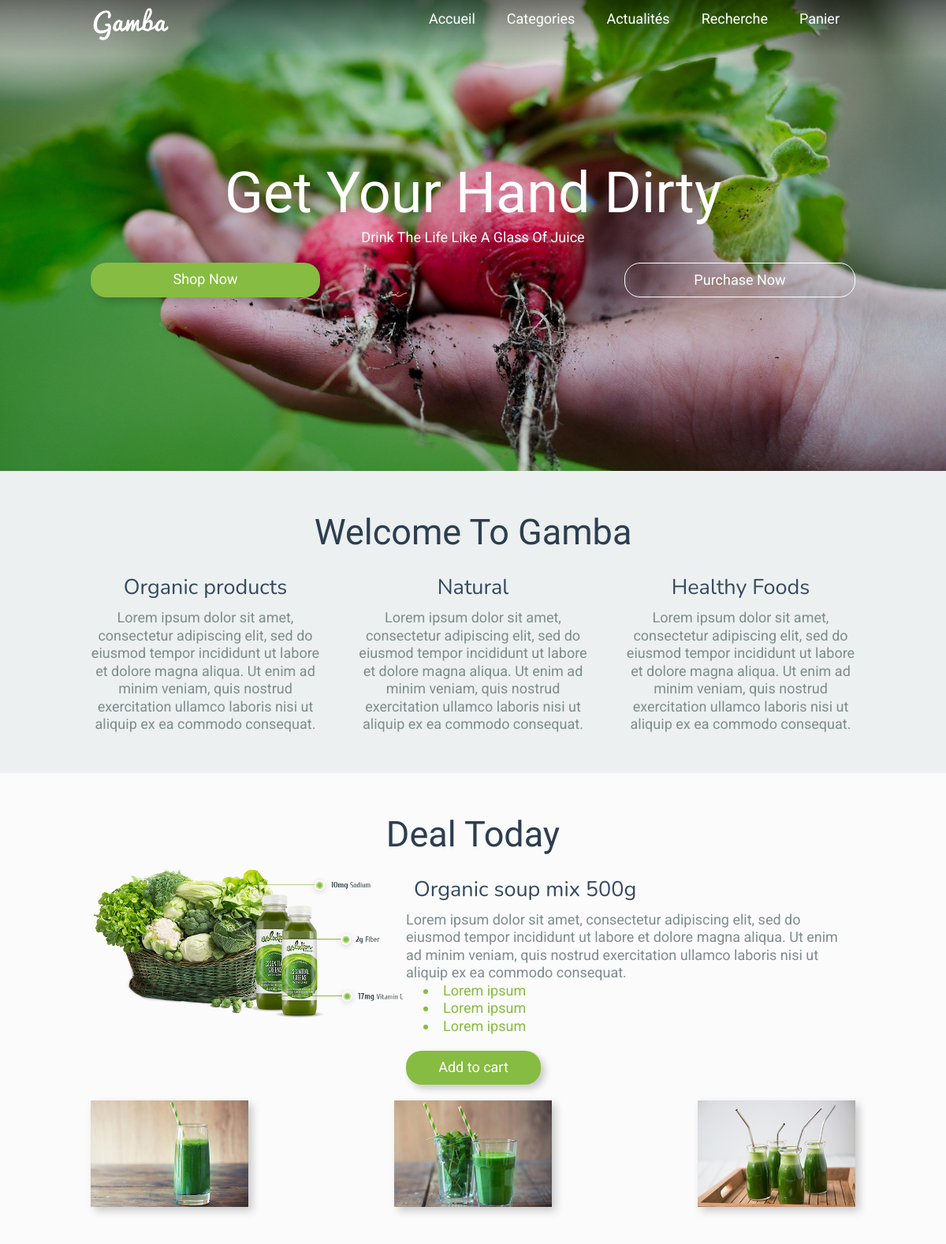
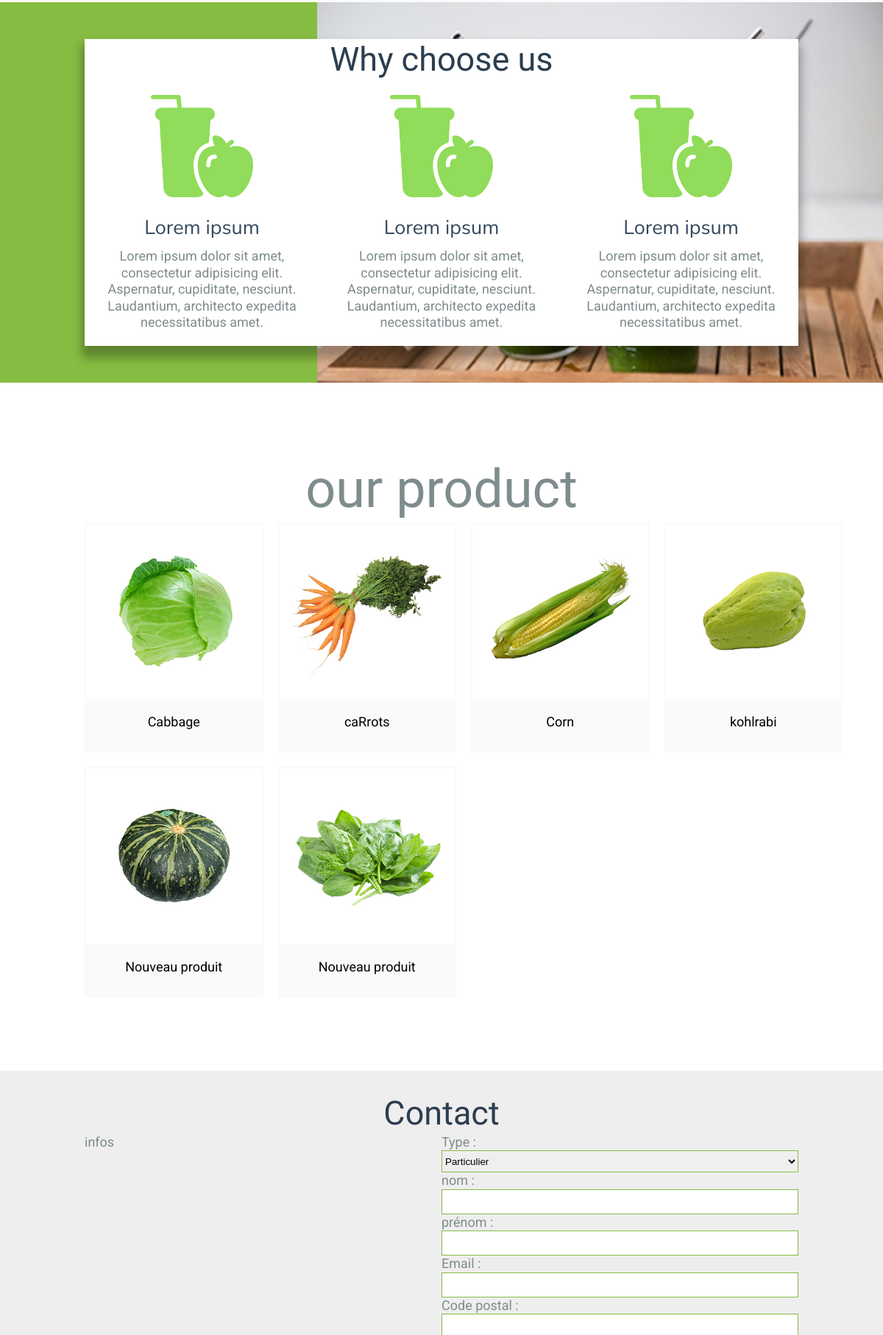
The page / (upper part) on the database its author committed (2 pictures, top to bottom).
### tables this page shows
CREATE TABLE `produits` (
  `id_produit` int(11) NOT NULL,
  `nom_produit` varchar(50) NOT NULL,
  `desc_produit` text NOT NULL,
  `sous_titre_produit` varchar(50) NOT NULL,
  `id_cat_produit` int(11) DEFAULT NULL
);

### controllers/produits.php (called while the page is built)
<?php
    $produits = all("produits");
    require("views/produits.php");
?>

### controllers/page_accueil.php (called while the page is built, shortened)
<?php
require("views/page_accueil.php");
?>

### core/bdd.php (called while the page is built, shortened)
<?php
    function all($table){
        $db =   $GLOBALS["db"];
        $sql = "SELECT * FROM $table";
        $rst = $db->query($sql);
        return $rst->fetchAll(PDO::FETCH_ASSOC);
    }
?>

### views/produits.php (the view, shortened to what this page needs)
<div id="products">
	<div class="container">
		<h1>our product</h1>
		<div id="listprod">
			<?php
			foreach($produits as $key => $produit){
				$id = $produit["id_produit"];
				$nom = $produit["nom_produit"];
			?>
				<a href="?p=produit&id=<?php echo $id ?>" class="prod">
					<img src="products/<?php echo $id ?>.jpg" alt="">
					<span>
						<?php echo $nom ?>
					</span>
				</a>
			<?php }
			?>
		</div>
	</div>
</div>

### styles/styles.css (style rules this page uses)
body { font-family: 'Roboto', sans-serif; font-size:18px; color:#7f8c8d; line-height:1.25em; }
a { color:inherit; text-decoration: none; }
h1 { font-family: 'Indie Flower', cursive; font-size:4em; text-align: center; line-height:1.25em; }
.container { width: 970px; margin:auto; }
#products { padding: 100px 0px; }
#listprod { display: grid; grid-template-columns:25% 25% 25% 25%; grid-gap: 20px; }
.prod { display: flex; flex-direction: column; border:2px solid #fafafa; color: #000; text-align: center; text-decoration: none; transition: box-shadow ease-in-out 0.3s; }
.prod>img { width: 100%; }
.prod>span { background: #fafafa; height: 50px; padding: 20px 0px 0px 0px; transition: background ease-in-out 0.3s; }

### rows shown on the page
produits: shows a picture, nom_produit "Cabbage"
produits: shows a picture, nom_produit "caRrots"
produits: shows a picture, nom_produit "Corn"
produits: shows a picture, nom_produit "kohlrabi"
produits: shows a picture, nom_produit "Nouveau produit"
produits: shows a picture, nom_produit "Nouveau produit"

### other values the page prints
$lien["text"] "Accueil"
$lien["text"] "Categories"
$lien["text"] "Actualités"
$lien["text"] "Recherche"
$lien["text"] "Panier"
